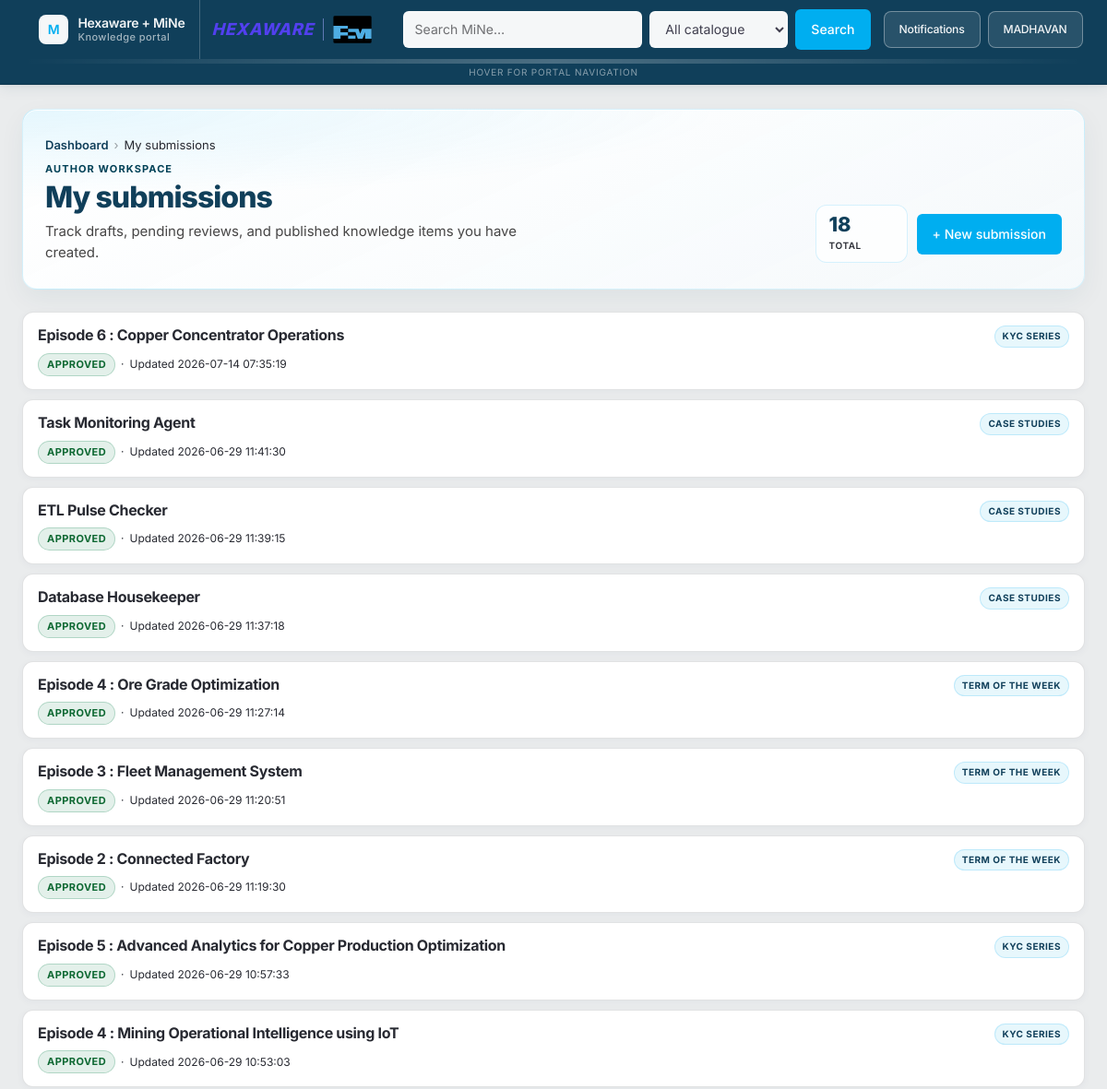
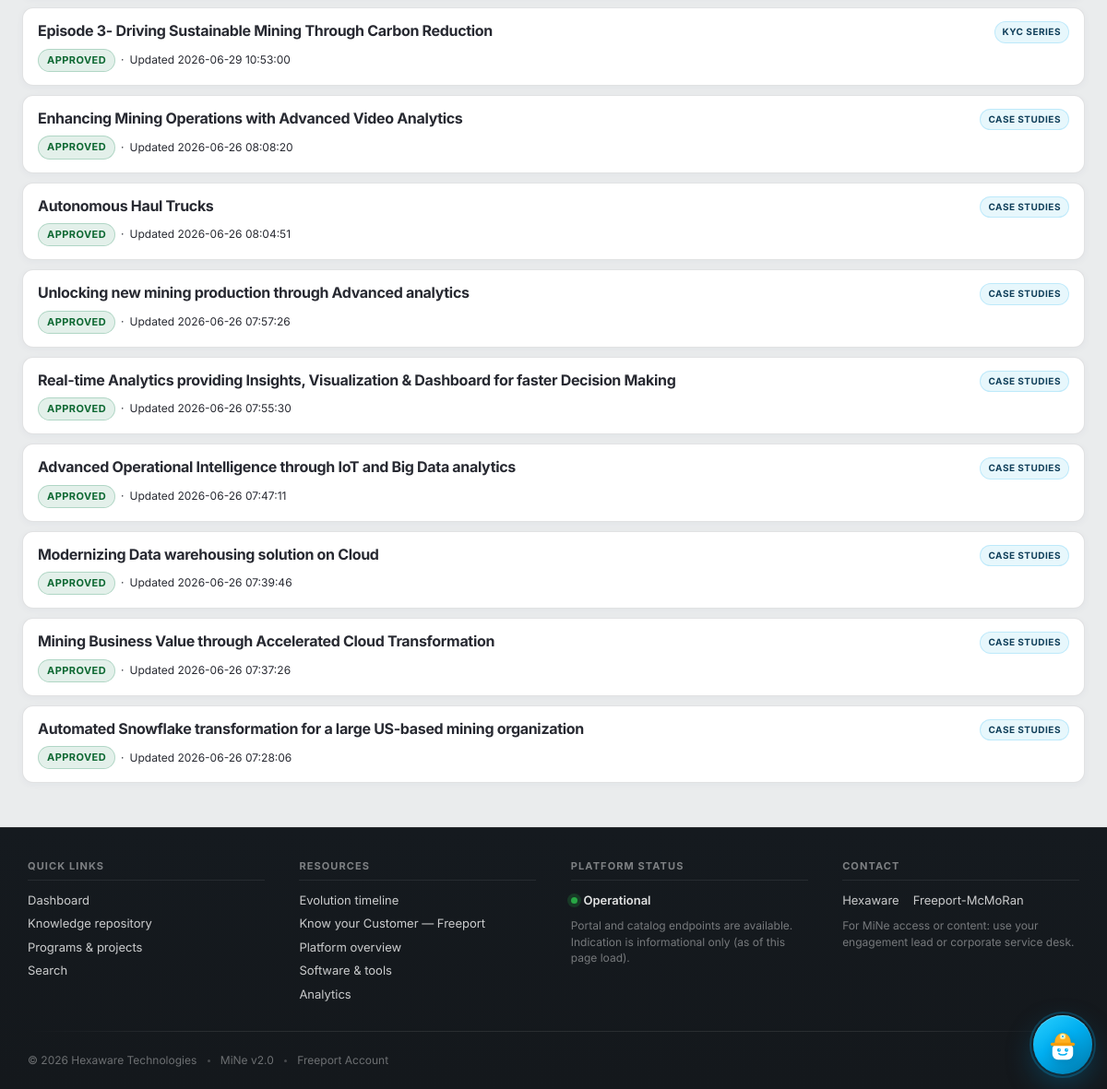
Screenshot of /my/submissions (signed in) with the database file from the repository (2 pictures, top to bottom).
### tables this page shows
CREATE TABLE "users" (
          id INTEGER PRIMARY KEY AUTOINCREMENT,
          username TEXT UNIQUE NOT NULL,
          email TEXT UNIQUE NOT NULL,
          password_hash TEXT NOT NULL,
          display_name TEXT NOT NULL,
          role TEXT CHECK(role IN ('admin','moderator','user','guest')) DEFAULT 'user',
          is_active INTEGER DEFAULT 1,
          created_at DATETIME DEFAULT CURRENT_TIMESTAMP
        );

CREATE TABLE content (
  id INTEGER PRIMARY KEY AUTOINCREMENT,
  module TEXT,
  title TEXT,
  summary TEXT,
  body TEXT,
  status TEXT,
  author_id INTEGER,
  created_at DATETIME DEFAULT CURRENT_TIMESTAMP,
  updated_at DATETIME DEFAULT CURRENT_TIMESTAMP,
  FOREIGN KEY (author_id) REFERENCES users(id)
);

### mine/main.py (the view)
@bp.route("/my/submissions")
@login_required
def my_submissions():
    user = load_current_user()
    db = get_db()
    rows = db.execute(
        """
        SELECT c.*, u.display_name AS author_name
        FROM content c
        JOIN users u ON u.id = c.author_id
        WHERE c.author_id = ?
        ORDER BY c.updated_at DESC
        """,
        (user["id"],),
    ).fetchall()
    return render_template("my_submissions.html", rows=rows)

### templates/my_submissions.html (shortened to what this page needs)
{% extends "base.html" %}
{% from "includes/status_badge.html" import status_badge %}
{% block content %}
<div class="portal-page">
  <header class="portal-hero">
    <div class="portal-hero__copy">
      <nav class="portal-breadcrumb" aria-label="Breadcrumb">
        <a href="{{ url_for('main.dashboard') }}">Dashboard</a>
        <span class="portal-breadcrumb__sep" aria-hidden="true">›</span>
        <span aria-current="page">My submissions</span>
      </nav>
      <span class="portal-eyebrow">Author workspace</span>
      <h1 class="portal-hero__title">My submissions</h1>
      <p class="portal-lede">Track drafts, pending reviews, and published knowledge items you have created.</p>
    </div>
    <div class="portal-hero__aside">
      <div class="portal-stat" role="status">
        <span class="portal-stat__value">{{ rows|length }}</span>
        <span class="portal-stat__label">Total</span>
      </div>
      <a class="btn btn-primary" href="{{ url_for('content.content_create') }}">+ New submission</a>
    </div>
  </header>
  {% if rows and rows|length > 0 %}
    <ul class="portal-result-list">
      {% for item in rows %}
        <li>
          <a class="portal-result" href="{{ url_for('content.content_view', cid=item.id) }}">
            <div class="portal-result__top">
              <h2 class="portal-result__title">{{ item.title }}</h2>
              <span class="portal-module-chip">{{ module_label(item.module) }}</span>
            </div>
            <p class="portal-result__meta">
              {{ status_badge(item.status) }}
              <span aria-hidden="true"> · </span>
              Updated {{ item.updated_at }}
            </p>
          </a>
        </li>
      {% endfor %}
    </ul>
  {% endif %}
</div>
{% endblock %}

### templates/base.html (shortened to what this page needs)
<!doctype html>
<html lang="en">
  <head>
    <link rel="stylesheet" href="{{ url_for('static', filename='css/fonts.css') }}" />
    <link rel="stylesheet" href="{{ url_for('static', filename='css/main.css') }}?v=portal-nav-15" />
    <link rel="stylesheet" href="{{ url_for('static', filename='css/content-cards.css') }}" />
    {% if current_user and (request.endpoint or '') not in ('main.landing', 'main.welcome') %}
    <link rel="stylesheet" href="{{ url_for('static', filename='css/portal-list.css') }}" />
    {% endif %}
    {% if (request.endpoint or '') not in ('main.landing', 'main.welcome') %}
    <link rel="stylesheet" href="{{ url_for('static', filename='vendor/aos/aos.css') }}" />
    {% endif %}
  </head>
  {% set _ep = request.endpoint or '' %}
  {% set _is_landing = _ep in ('main.landing', 'main.welcome') %}
  {% set _is_auth_page = request.blueprint == 'auth' %}
  {% if request.blueprint == 'admin' %}
    {% set motion_profile = 'admin-ultra' %}
  {% elif _ep == 'main.dashboard' %}
    {% set motion_profile = 'dashboard-balanced' %}
  {% elif _ep in ('main.knowledge', 'content.content_list', 'main.my_submissions', 'search.search') %}
    {% set motion_profile = 'portal-soft' %}
  {% elif _ep == 'main.journey' %}
    {% set motion_profile = 'journey-soft' %}
  {% elif request.blueprint == 'reference' %}
    {% set motion_profile = 'reference-medium' %}
  {% elif current_user and not _is_landing %}
    {% set motion_profile = 'portal-soft' %}
  {% else %}
    {% set motion_profile = 'public-cinematic' %}
  {% endif %}
  <body
    class="{% if _is_landing %}layout-landing{% elif current_user %}layout-portal{% elif request.blueprint == 'reference' %}layout-reference{% else %}layout-public{% endif %}{% if request.endpoint == 'reference.fmi_kyc' %} has-journey-motion{% endif %}"
    data-motion-profile="{{ motion_profile }}"
  >
    <div class="ambient-backdrop" aria-hidden="true">
    </div>
    {% set ep = request.endpoint %}
    {% set bp = request.blueprint %}
    {% set nav_programs_active = bp == 'projects' or ep in ('reference.fmi_kyc', 'main.onboarding', 'main.innovation', 'main.training', 'main.hall_of_fame') %}
    {% set nav_knowledge_active = ep == 'main.knowledge' %}
    {% set nav_content_active = bp == 'content' %}
    <div class="header-shell header-shell--enterprise" id="site-header">
    <div class="header-shell__inner">
    <div class="brand">
      <a href="{{ url_for('main.dashboard') if current_user else url_for('main.landing') }}" aria-label="{% if current_user %}Go to dashboard{% else %}MiNe home{% endif %}">
        <span class="brand-mark" aria-hidden="true">M</span>
        <span class="brand-line">
          <span>Hexaware + MiNe</span>
          {% if _is_landing or request.blueprint == 'reference' %}
          <span class="brand-sub">Mining Intelligence &amp; Knowledge Enablement</span>
          {% else %}
          <span class="brand-sub">Knowledge portal</span>
          {% endif %}
        </span>
      </a>
      <div class="brand-fmi" role="img" aria-label="Hexaware and Freeport-McMoRan">
        <span class="brand-lockup">
          <span class="brand-lockup__hexaware">HEXAWARE</span>
          <img
            class="brand-lockup__fmi-logo"
            src="{{ url_for('static', filename='img/fmi-logo.svg') }}?v=1"
            alt=""
            width="72"
            height="52"
            decoding="async"
          />
        </span>
      </div>
    </div>
    <header class="topbar" role="banner">
      {% if current_user %}
      {% if not is_guest %}
      <form class="search-form" method="get" action="{{ url_for('search.search') }}" role="search">
        <input id="global-q" type="search" name="q" placeholder="Search MiNe…" value="{{ request.args.get('q','') }}" />
        <select id="global-module" name="module" aria-label="Section filter">
          {% for value, label in search_filter_modules %}
            <option value="{{ value }}" {% if request.args.get('module') == value or (not request.args.get('module') and not value) %}selected{% endif %}>{{ label }}</option>
          {% endfor %}
        </select>
        <button class="btn btn-primary" type="submit">Search</button>
      </form>
      {% else %}
      <div class="topbar-spacer" aria-hidden="true"></div>
      {% endif %}
      {% else %}
      <div class="topbar-spacer" aria-hidden="true"></div>
      {% endif %}
      <div class="topbar-actions">
        {% if current_user %}
        {% if not is_guest %}
        <div class="dropdown" data-dropdown>
          <button class="btn btn-secondary dropdown__trigger" type="button" data-dropdown-trigger aria-haspopup="true" aria-expanded="false" aria-controls="notif-panel">
            Notifications{% if notif_count %} ({{ notif_count }}){% endif %}
          </button>
        </div>
        {% endif %}
        <div class="dropdown" data-dropdown>
          <button class="btn btn-secondary dropdown__trigger" type="button" data-dropdown-trigger aria-haspopup="true" aria-expanded="false" aria-controls="account-panel">
            {{ current_user.display_name }}
          </button>
        </div>
        {% else %}
        <a class="btn btn-primary" href="{{ url_for('auth.login') }}">Sign in</a>
        {% endif %}
      </div>
    </header>
    </div>
    {% if current_user and not _is_landing %}
    <div class="portal-nav-reveal" id="portal-nav-reveal">
      <div class="portal-nav-reveal__dock" aria-hidden="true"></div>
      <p class="portal-nav-reveal__hint">Hover for portal navigation</p>
    </div>
    {% endif %}
    </div>
    <main id="main" class="main" tabindex="-1">
      {% block content %}{% endblock %}
    </main>
    {% include "includes/site_footer.html" %}
    {% include "includes/chatbot.html" %}
  </body>
</html>

### templates/includes/status_badge.html
{% macro status_badge(status) %}
  {% set s = (status or '')|lower %}
  {% if s == 'approved' %}
    <span class="portal-status portal-status--approved">Approved</span>
  {% elif s == 'pending' %}
    <span class="portal-status portal-status--pending">Pending</span>
  {% elif s == 'rejected' %}
    <span class="portal-status portal-status--rejected">Rejected</span>
  {% elif s == 'draft' %}
    <span class="portal-status portal-status--draft">Draft</span>
  {% else %}
    <span class="portal-status portal-status--draft">{{ status or '—' }}</span>
  {% endif %}
{% endmacro %}

### templates/includes/site_footer.html
<footer class="site-footer" role="contentinfo">
  <div class="site-footer__inner">
    <div class="site-footer__grid">
      <div class="site-footer__col">
        <h2 class="site-footer__heading">Quick links</h2>
        <ul class="site-footer__list">
          {% if current_user and is_guest %}
            <li><a href="{{ url_for('main.knowledge') }}">Knowledge repository</a></li>
            <li><a href="{{ url_for('main.journey') }}">Freeport–Hexaware Journey</a></li>
            <li><a href="{{ url_for('main.open_pit_copper_domain') }}">Domain Knowledge</a></li>
            <li><a href="{{ url_for('reference.fmi_kyc') }}">Know your Customer — Freeport</a></li>
          {% elif current_user %}
            <li><a href="{{ url_for('main.dashboard') }}">Dashboard</a></li>
            <li><a href="{{ url_for('main.knowledge') }}">Knowledge repository</a></li>
            <li><a href="{{ url_for('projects.project_list') }}">Programs &amp; projects</a></li>
            <li><a href="{{ url_for('search.search') }}">Search</a></li>
          {% else %}
            <li><a href="{{ url_for('main.landing') }}">Home</a></li>
            <li><a href="{{ url_for('main.journey') }}">Freeport–Hexaware Journey</a></li>
            <li><a href="{{ url_for('auth.login') }}">Sign in</a></li>
          {% endif %}
        </ul>
      </div>
      <div class="site-footer__col">
        <h2 class="site-footer__heading">Resources</h2>
        <ul class="site-footer__list">
          <li><a href="{{ url_for('reference.fmi_kyc') }}#kyc-evolution-timeline">Evolution timeline</a></li>
          <li><a href="{{ url_for('reference.fmi_kyc') }}">Know your Customer — Freeport</a></li>
          {% if current_user and not is_guest %}
            <li><a href="{{ url_for('main.welcome') }}">Platform overview</a></li>
            <li><a href="{{ url_for('main.software_tools') }}">Software &amp; tools</a></li>
            {% if current_user.role in ['admin', 'moderator'] %}
              <li><a href="{{ url_for('admin.analytics') }}">Analytics</a></li>
            {% endif %}
          {% endif %}
        </ul>
      </div>
      <div class="site-footer__col">
        <h2 class="site-footer__heading">Platform status</h2>
        <div class="site-footer__status-row">
          <span class="site-footer__status-indicator" aria-hidden="true"></span>
          <span class="site-footer__status-label">Operational</span>
        </div>
        <p class="site-footer__note">Portal and catalog endpoints are available. Indication is informational only (as of this page load).</p>
      </div>
      <div class="site-footer__col">
        <h2 class="site-footer__heading">Contact</h2>
        <ul class="site-footer__list site-footer__list--inline">
          <li>
            <a href="https://www.hexaware.com" target="_blank" rel="noopener noreferrer">Hexaware</a>
          </li>
          <li>
            <a href="https://www.fcx.com" target="_blank" rel="noopener noreferrer">Freeport-McMoRan</a>
          </li>
        </ul>
        <p class="site-footer__note">For MiNe access or content: use your engagement lead or corporate service desk.</p>
      </div>
    </div>
    <div class="site-footer__rule" aria-hidden="true"></div>
    <div class="site-footer__bottom">
      <p class="site-footer__copyright">
        <span>&copy; 2026 Hexaware Technologies</span>
        <span class="site-footer__bullet" aria-hidden="true"></span>
        <span>MiNe v2.0</span>
        <span class="site-footer__bullet" aria-hidden="true"></span>
        <span>Freeport Account</span>
      </p>
    </div>
  </div>
</footer>

### templates/includes/chatbot.html (shortened to what this page needs)
{% if current_user and config.get('CHATBOT_ENABLED', True) and not _is_auth_page and (request.endpoint or '') != 'main.landing' %}
<link rel="stylesheet" href="{{ url_for('static', filename='css/chatbot.css') }}?v=25" />
<div
  id="mine-chatbot"
  class="mine-chat"
  data-endpoint="{{ url_for('chatbot.chat') }}"
  data-csrf="{{ csrf_token() }}"
  data-page-endpoint="{{ request.endpoint or '' }}"
  data-user-key="{{ current_user.id }}:{{ current_user.username }}"
  data-bot-icon="{{ url_for('static', filename='img/mine-ai-bot.svg') }}?v=16"
>
  <button
    type="button"
    class="mine-chat__launcher"
    id="mine-chat-open"
    aria-expanded="false"
    aria-controls="mine-chat-panel"
    aria-label="Ask MiNe AI"
    title="Ask MiNe AI"
  >
    <span class="mine-chat__launcher-ring" aria-hidden="true"></span>
    <img
      class="mine-chat__launcher-icon"
      src="{{ url_for('static', filename='img/mine-ai-bot.svg') }}?v=16"
      width="40"
      height="40"
      alt=""
      decoding="async"
      draggable="false"
    />
  </button>
</div>
{% endif %}

### rows the page displays
users: display_name "MADHAVAN"
content: title "Episode 6 : Copper Concentrator Operations", module "KYC SERIES", updated_at "2026-07-14 07:35:19"
content: title "Task Monitoring Agent", module "CASE STUDIES", updated_at "2026-06-29 11:41:30"
content: title "ETL Pulse Checker", module "CASE STUDIES", updated_at "2026-06-29 11:39:15"
content: title "Database Housekeeper", module "CASE STUDIES", updated_at "2026-06-29 11:37:18"
content: title "Episode 4 : Ore Grade Optimization", module "TERM OF THE WEEK", updated_at "2026-06-29 11:27:14"
content: title "Episode 3 : Fleet Management System", module "TERM OF THE WEEK", updated_at "2026-06-29 11:20:51"
content: title "Episode 2 : Connected Factory", module "TERM OF THE WEEK", updated_at "2026-06-29 11:19:30"
content: title "Episode 5 : Advanced Analytics for Copper Production Optimization", module "KYC SERIES", updated_at "2026-06-29 10:57:33"
content: title "Episode 4 : Mining Operational Intelligence using IoT", module "KYC SERIES", updated_at "2026-06-29 10:53:03"
content: title "Episode 3- Driving Sustainable Mining Through Carbon Reduction", module "KYC SERIES", updated_at "2026-06-29 10:53:00"
content: title "Enhancing Mining Operations with Advanced Video Analytics", module "CASE STUDIES", updated_at "2026-06-26 08:08:20"
content: title "Autonomous Haul Trucks", module "CASE STUDIES", updated_at "2026-06-26 08:04:51"
content: title "Unlocking new mining production through Advanced analytics", module "CASE STUDIES", updated_at "2026-06-26 07:57:26"
content: title "Real-time Analytics providing Insights, Visualization & Dashboard for faster Decision Making", module "CASE STUDIES", updated_at "2026-06-26 07:55:30"
content: title "Advanced Operational Intelligence through IoT and Big Data analytics", module "CASE STUDIES", updated_at "2026-06-26 07:47:11"
content: title "Modernizing Data warehousing solution on Cloud", module "CASE STUDIES", updated_at "2026-06-26 07:39:46"
content: title "Mining Business Value through Accelerated Cloud Transformation", module "CASE STUDIES", updated_at "2026-06-26 07:37:26"
content: title "Automated Snowflake transformation for a large US-based mining organization", module "CASE STUDIES", updated_at "2026-06-26 07:28:06"

### other values shown
{{ rows|length }} "18"
form field module "All catalogue"
